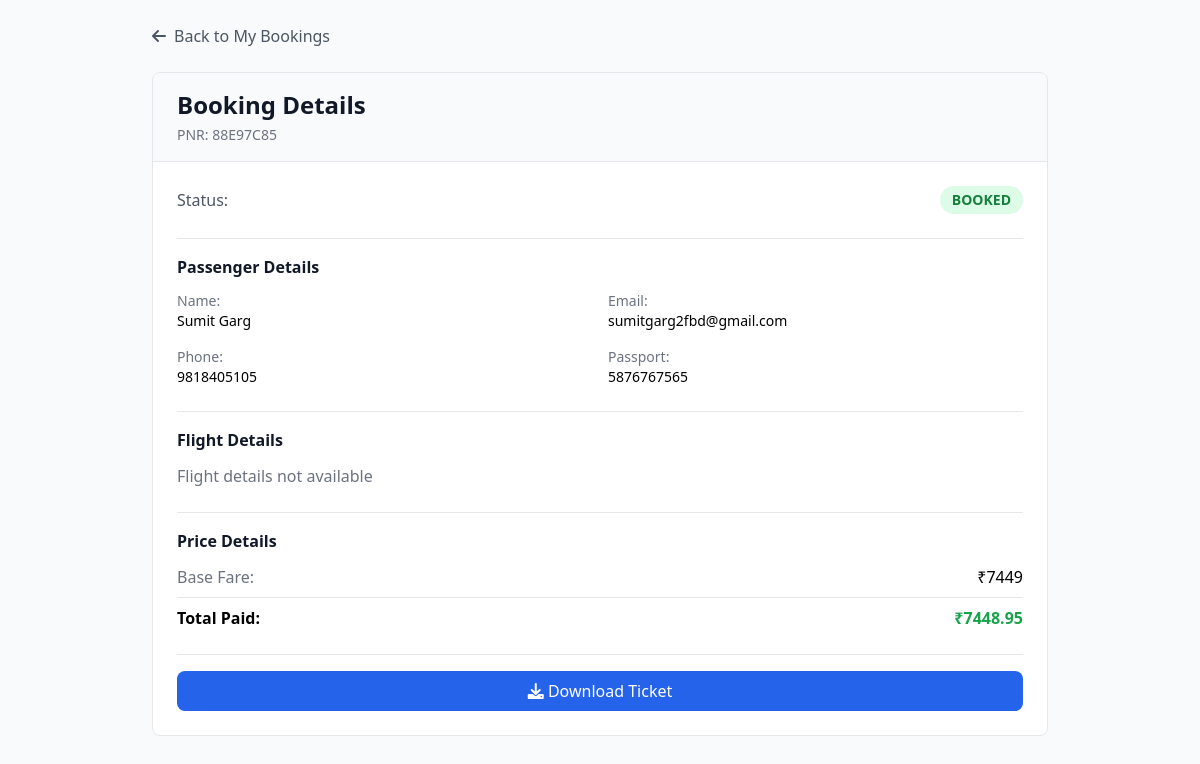
Screenshot of /booking/88E97C85/ with the database file from the repository.
### book_flight/models.py (models this page shows, shortened)
class FlightBookingModel(models.Model):
    BOOKING_STATUS_CHOICES = [
        ("PENDING", "Pending"),
        ("BOOKED", "Booked"),
        ("FAILED", "Failed"),
    ]
    PAYMENT_STATUS_CHOICES = [
        ("SUCCESS", "Success"),
        ("FAILED", "Failed"),
        ("PENDING", "Pending"),
    ]
    user = models.ForeignKey(User, on_delete=models.SET_NULL, null=True, blank=True)
    traveler = models.ForeignKey(
        "TravelerDetail",
        on_delete=models.CASCADE,
        null=True,
        blank=True
    )
    flight_offer = models.ForeignKey(
        "routes.FlightOfferModel",
        on_delete=models.CASCADE,
        null=True,
        blank=True
    )
    fare_option = models.CharField(max_length=20, default="STANDARD", null=True, blank=True)
    final_price_inr = models.DecimalField(max_digits=12, decimal_places=2, null=True, blank=True)
    booking_status = models.CharField(
        max_length=20,
        choices=BOOKING_STATUS_CHOICES,
        default="PENDING",
        null=True,
        blank=True
    )
    pnr = models.CharField(max_length=30, null=True, blank=True)
    booking_response = models.JSONField(null=True, blank=True)
    payu_txnid = models.CharField(max_length=100, unique=True, null=True, blank=True)
    payu_mihpayid = models.CharField(max_length=100, null=True, blank=True)
    payu_status = models.CharField(
        max_length=20,
        choices=PAYMENT_STATUS_CHOICES,
        default="PENDING",
        null=True,
        blank=True
    )
    payu_response = models.JSONField(null=True, blank=True)
    payment_verified = models.BooleanField(default=False)
    selected_extras = models.JSONField(default=list, blank=True)
    extras_amount_inr = models.DecimalField(max_digits=12, decimal_places=2, default=0, null=True, blank=True)
    created_at = models.DateTimeField(auto_now_add=True)

class TravelerDetail(models.Model):
    first_name = models.CharField(max_length=30, null=True, blank=True)
    last_name = models.CharField(max_length=30, null=True, blank=True)
    dob = models.DateField(null=True, blank=True)
    email = models.EmailField(max_length=50, null=True, blank=True)
    phone = models.CharField(max_length=15, null=True, blank=True)
    passport_no = models.CharField(max_length=40, null=True, blank=True)
    passport_expiry = models.DateField(null=True, blank=True)
    created_at = models.DateTimeField(auto_now_add=True)

### travel_detail/views.py (the view)
# urls.py: path('booking/<str:pnr>/', views.booking_detail, name='booking_detail'),
def booking_detail(request, pnr):
    from django.shortcuts import render
    booking = get_object_or_404(FlightBookingModel, pnr=pnr)
    return render(request, 'booking_detail.html', {'booking': booking})

### travel_detail/templates/booking_detail.html (shortened to what this page needs)
<!DOCTYPE html>
<html>
<head>
    <script src="https://cdn.tailwindcss.com"></script>
    <link rel="stylesheet" href="https://cdnjs.cloudflare.com/ajax/libs/font-awesome/6.0.0-beta3/css/all.min.css">
</head>
<body class="bg-gray-50 min-h-screen p-6">
    <div class="max-w-4xl mx-auto">
        <div class="mb-6">
            <a href="{% url 'my_bookings' %}" class="inline-flex items-center gap-2 text-gray-600 hover:text-gray-900">
                <i class="fas fa-arrow-left"></i>
                Back to My Bookings
            </a>
        </div>
        <div class="bg-white rounded-lg border border-gray-200 overflow-hidden">
            <div class="bg-gray-50 px-6 py-4 border-b border-gray-200">
                <h1 class="text-2xl font-bold text-gray-900">Booking Details</h1>
                <p class="text-gray-500 text-sm mt-1">PNR: {{ booking.pnr }}</p>
            </div>
            <div class="p-6 space-y-6">
                <div class="flex justify-between items-center">
                    <span class="text-gray-600">Status:</span>
                    <span class="px-3 py-1 rounded-full text-sm font-semibold
                        {% if booking.booking_status == 'BOOKED' %}
                            bg-green-100 text-green-700
                        {% elif booking.booking_status == 'PENDING' %}
                            bg-yellow-100 text-yellow-700
                        {% else %}
                            bg-red-100 text-red-700
                        {% endif %}
                    ">
                        {{ booking.booking_status }}
                    </span>
                </div>
                <div class="border-t pt-4">
                    <h2 class="font-semibold text-gray-900 mb-3">Passenger Details</h2>
                    <div class="grid grid-cols-2 gap-4 text-sm">
                        <div>
                            <span class="text-gray-500">Name:</span>
                            <p class="font-medium">{{ booking.traveler.first_name }} {{ booking.traveler.last_name }}</p>
                        </div>
                        <div>
                            <span class="text-gray-500">Email:</span>
                            <p class="font-medium">{{ booking.traveler.email }}</p>
                        </div>
                        <div>
                            <span class="text-gray-500">Phone:</span>
                            <p class="font-medium">{{ booking.traveler.phone }}</p>
                        </div>
                        <div>
                            <span class="text-gray-500">Passport:</span>
                            <p class="font-medium">{{ booking.traveler.passport_no }}</p>
                        </div>
                    </div>
                </div>
                <div class="border-t pt-4">
                    <h2 class="font-semibold text-gray-900 mb-3">Flight Details</h2>
                    {% if flight_details.itineraries %}
                        {% for itinerary in flight_details.itineraries %}
                            {% for segment in itinerary.segments %}
                            <div class="bg-gray-50 rounded-lg p-4 mb-3">
                                <div class="flex justify-between items-center mb-2">
                                    <span class="font-bold">{{ segment.carrierCode }} {{ segment.number }}</span>
                                    <span class="text-sm text-gray-500">{{ segment.duration }}</span>
                                </div>
                                <div class="grid grid-cols-2 gap-4 text-sm">
                                    <div>
                                        <span class="text-gray-500">Departure:</span>
                                        <p class="font-medium">{{ segment.departure.iataCode }}</p>
                                        <p class="text-xs text-gray-400">{{ segment.departure.at }}</p>
                                    </div>
                                    <div>
                                        <span class="text-gray-500">Arrival:</span>
                                        <p class="font-medium">{{ segment.arrival.iataCode }}</p>
                                        <p class="text-xs text-gray-400">{{ segment.arrival.at }}</p>
                                    </div>
                                </div>
                            </div>
                            {% endfor %}
                        {% endfor %}
                    {% else %}
                        <p class="text-gray-500">Flight details not available</p>
                    {% endif %}
                </div>
                <div class="border-t pt-4">
                    <h2 class="font-semibold text-gray-900 mb-3">Price Details</h2>
                    <div class="space-y-2">
                        <div class="flex justify-between">
                            <span class="text-gray-500">Base Fare:</span>
                            <span>₹{% widthratio booking.final_price_inr|default:0 1 1 %}</span>
                        </div>
                        <div class="flex justify-between font-bold pt-2 border-t">
                            <span>Total Paid:</span>
                            <span class="text-green-600">₹{{ booking.final_price_inr }}</span>
                        </div>
                    </div>
                </div>
                <div class="flex gap-3 pt-4 border-t">
                    <a href="{% url 'download_ticket' booking.pnr %}"
                       class="flex-1 text-center bg-blue-600 text-white px-4 py-2 rounded-lg hover:bg-blue-700 transition">
                        <i class="fas fa-download"></i> Download Ticket
                    </a>
                </div>
            </div>
        </div>
    </div>
</body>
</html>

### rows the page displays
FlightBookingModel: pnr "88E97C85", booking_status "BOOKED", traveler.first_name "Sumit", traveler.last_name "Garg", traveler.email "sumitgarg2fbd@gmail.com", traveler.phone "9818405105", traveler.passport_no "5876767565", final_price_inr "7449", final_price_inr "7448.95"
